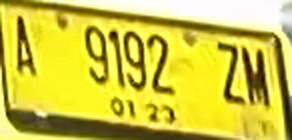
#> input picture Data Train/DataTrain57.png, 292 x 140 px, found by its file name; its folder holds only this picture in this run
$ python Deblurring.py
#> lines starting #> are read from the running program, lines starting #| are printed output that depends on the picture
import os
import cv2

def deblur_image(image_path, output_path):
    # Baca gambar
    image = cv2.imread(image_path)
#> image is the input picture: shape (140, 292, 3); mean B, G, R 66.1, 197, 206.6

    # Konversi gambar menjadi grayscale
    gray = cv2.cvtColor(image, cv2.COLOR_BGR2GRAY)
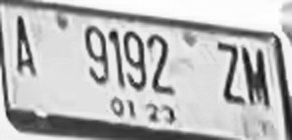
#> gray: shape (140, 292); min 14, max 255, mean 185

    # Lakukan deblurring dengan metode Gaussian Blur
    deblurred = cv2.GaussianBlur(gray, (21, 21), 0)
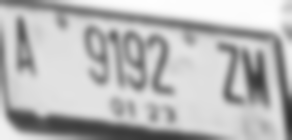
#> deblurred: shape (140, 292); min 46, max 254, mean 184.9

    # Simpan gambar hasil deblurring
    output_filename = os.path.join(output_path, os.path.basename(image_path))
    cv2.imwrite(output_filename, deblurred)
    print(f"Gambar {image_path} telah dideblur dan disimpan di {output_filename}")

def deblur_images_in_folder(input_folder, output_folder):
    # Buat folder output jika belum ada
    if not os.path.exists(output_folder):
        os.makedirs(output_folder)

    # List semua file dalam folder input
    image_files = [f for f in os.listdir(input_folder) if f.lower().endswith(('.png', '.jpg', '.jpeg'))]

    # Lakukan deblurring pada setiap gambar
    for image_file in image_files:
        image_path = os.path.join(input_folder, image_file)
        deblur_image(image_path, output_folder)

if __name__ == "__main__":
    input_folder = r"D:\Lomba BDC\Model OCR\1. Dataset\1. Data Utama\Data Train"  # Ganti dengan path folder input gambar
    output_folder = r"D:\Lomba BDC\Model OCR\1. Dataset\6. Data_Deblurring\Data Train for BDC 2023 - Penyisihan"  # Ganti dengan path folder output

    deblur_images_in_folder(input_folder, output_folder)
